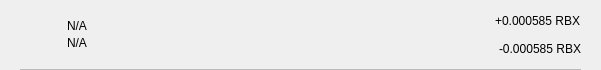
<?xml version="1.0" encoding="UTF-8"?>
<ui version="4.0">
 <class>TxRow</class>
 <widget class="QWidget" name="TxRow">
  <property name="geometry">
   <rect>
    <x>0</x>
    <y>0</y>
    <width>601</width>
    <height>70</height>
   </rect>
  </property>
  <property name="minimumSize">
   <size>
    <width>0</width>
    <height>40</height>
   </size>
  </property>
  <property name="windowTitle">
   <string>Form</string>
  </property>
  <layout class="QVBoxLayout" name="verticalLayout_3">
   <property name="spacing">
    <number>0</number>
   </property>
   <property name="leftMargin">
    <number>0</number>
   </property>
   <property name="topMargin">
    <number>0</number>
   </property>
   <property name="rightMargin">
    <number>0</number>
   </property>
   <property name="bottomMargin">
    <number>0</number>
   </property>
   <item>
    <widget class="QWidget" name="rowContainer" native="true">
     <layout class="QVBoxLayout" name="verticalLayout_2">
      <property name="spacing">
       <number>9</number>
      </property>
      <property name="leftMargin">
       <number>20</number>
      </property>
      <property name="topMargin">
       <number>9</number>
      </property>
      <property name="rightMargin">
       <number>20</number>
      </property>
      <property name="bottomMargin">
       <number>0</number>
      </property>
      <item>
       <widget class="QFrame" name="frame">
        <property name="styleSheet">
         <string notr="true">border:none;</string>
        </property>
        <property name="frameShape">
         <enum>QFrame::StyledPanel</enum>
        </property>
        <property name="frameShadow">
         <enum>QFrame::Raised</enum>
        </property>
        <layout class="QHBoxLayout" name="horizontalLayout" stretch="0,2,0">
         <property name="leftMargin">
          <number>0</number>
         </property>
         <property name="topMargin">
          <number>0</number>
         </property>
         <property name="rightMargin">
          <number>0</number>
         </property>
         <property name="bottomMargin">
          <number>0</number>
         </property>
         <item>
          <widget class="QPushButton" name="icon">
           <property name="focusPolicy">
            <enum>Qt::NoFocus</enum>
           </property>
           <property name="styleSheet">
            <string notr="true">border:none;</string>
           </property>
           <property name="text">
            <string/>
           </property>
           <property name="iconSize">
            <size>
             <width>28</width>
             <height>28</height>
            </size>
           </property>
          </widget>
         </item>
         <item>
          <layout class="QVBoxLayout" name="verticalLayout">
           <property name="spacing">
            <number>3</number>
           </property>
           <property name="leftMargin">
            <number>9</number>
           </property>
           <item>
            <widget class="QLabel" name="lblAddress">
             <property name="styleSheet">
              <string notr="true"/>
             </property>
             <property name="text">
              <string notr="true">N/A</string>
             </property>
             <property name="alignment">
              <set>Qt::AlignBottom|Qt::AlignLeading|Qt::AlignLeft</set>
             </property>
            </widget>
           </item>
           <item>
            <widget class="QLabel" name="lblDate">
             <property name="styleSheet">
              <string notr="true"/>
             </property>
             <property name="text">
              <string notr="true">N/A</string>
             </property>
             <property name="alignment">
              <set>Qt::AlignLeading|Qt::AlignLeft|Qt::AlignTop</set>
             </property>
            </widget>
           </item>
          </layout>
         </item>
         <item>
          <widget class="QWidget" name="containerAmounts" native="true">
           <property name="minimumSize">
            <size>
             <width>80</width>
             <height>0</height>
            </size>
           </property>
           <layout class="QVBoxLayout" name="verticalLayout_4">
            <property name="leftMargin">
             <number>0</number>
            </property>
            <property name="topMargin">
             <number>0</number>
            </property>
            <property name="rightMargin">
             <number>0</number>
            </property>
            <property name="bottomMargin">
             <number>0</number>
            </property>
            <item alignment="Qt::AlignRight">
             <widget class="QLabel" name="lblAmountTop">
              <property name="styleSheet">
               <string notr="true"/>
              </property>
              <property name="text">
               <string>+0.000585 RBX</string>
              </property>
             </widget>
            </item>
            <item alignment="Qt::AlignRight">
             <widget class="QLabel" name="lblAmountBottom">
              <property name="styleSheet">
               <string notr="true"/>
              </property>
              <property name="text">
               <string>-0.000585 RBX</string>
              </property>
             </widget>
            </item>
           </layout>
          </widget>
         </item>
        </layout>
       </widget>
      </item>
      <item>
       <widget class="QLabel" name="lblDivisory">
        <property name="minimumSize">
         <size>
          <width>0</width>
          <height>1</height>
         </size>
        </property>
        <property name="maximumSize">
         <size>
          <width>16777215</width>
          <height>1</height>
         </size>
        </property>
        <property name="styleSheet">
         <string notr="true">background-color:#bababa;</string>
        </property>
        <property name="text">
         <string/>
        </property>
        <property name="alignment">
         <set>Qt::AlignBottom|Qt::AlignLeading|Qt::AlignLeft</set>
        </property>
       </widget>
      </item>
     </layout>
    </widget>
   </item>
  </layout>
 </widget>
 <resources/>
 <connections/>
</ui>
